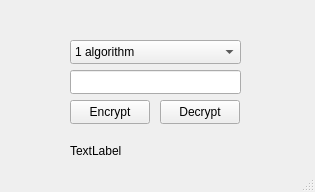
<?xml version="1.0" encoding="UTF-8"?>
<ui version="4.0">
 <class>QtEncryptingClass</class>
 <widget class="QMainWindow" name="QtEncryptingClass">
  <property name="geometry">
   <rect>
    <x>0</x>
    <y>0</y>
    <width>315</width>
    <height>192</height>
   </rect>
  </property>
  <property name="windowTitle">
   <string>QtEncrypting</string>
  </property>
  <widget class="QWidget" name="centralWidget">
   <property name="sizePolicy">
    <sizepolicy hsizetype="Fixed" vsizetype="Fixed">
     <horstretch>0</horstretch>
     <verstretch>0</verstretch>
    </sizepolicy>
   </property>
   <widget class="QPushButton" name="encryptButton">
    <property name="geometry">
     <rect>
      <x>70</x>
      <y>100</y>
      <width>80</width>
      <height>24</height>
     </rect>
    </property>
    <property name="text">
     <string>Encrypt</string>
    </property>
   </widget>
   <widget class="QPushButton" name="decryptButton">
    <property name="geometry">
     <rect>
      <x>160</x>
      <y>100</y>
      <width>80</width>
      <height>24</height>
     </rect>
    </property>
    <property name="text">
     <string>Decrypt</string>
    </property>
   </widget>
   <widget class="QLineEdit" name="lineEdit">
    <property name="geometry">
     <rect>
      <x>70</x>
      <y>70</y>
      <width>171</width>
      <height>24</height>
     </rect>
    </property>
   </widget>
   <widget class="QComboBox" name="comboBox">
    <property name="geometry">
     <rect>
      <x>70</x>
      <y>40</y>
      <width>171</width>
      <height>24</height>
     </rect>
    </property>
    <property name="editable">
     <bool>false</bool>
    </property>
    <property name="currentText">
     <string>1 algorithm</string>
    </property>
    <property name="modelColumn">
     <number>0</number>
    </property>
    <item>
     <property name="text">
      <string>1 algorithm</string>
     </property>
    </item>
    <item>
     <property name="text">
      <string>2 algorithm</string>
     </property>
    </item>
   </widget>
   <widget class="QLabel" name="label">
    <property name="geometry">
     <rect>
      <x>70</x>
      <y>130</y>
      <width>161</width>
      <height>41</height>
     </rect>
    </property>
    <property name="text">
     <string>TextLabel</string>
    </property>
   </widget>
  </widget>
  <widget class="QStatusBar" name="statusBar"/>
 </widget>
 <layoutdefault spacing="6" margin="11"/>
 <resources>
  <include location="QtEncrypting.qrc"/>
 </resources>
 <connections>
  <connection>
   <sender>encryptButton</sender>
   <signal>clicked()</signal>
   <receiver>QtEncryptingClass</receiver>
   <slot>slot1()</slot>
   <hints>
    <hint type="sourcelabel">
     <x>132</x>
     <y>201</y>
    </hint>
    <hint type="destinationlabel">
     <x>130</x>
     <y>316</y>
    </hint>
   </hints>
  </connection>
  <connection>
   <sender>decryptButton</sender>
   <signal>clicked()</signal>
   <receiver>QtEncryptingClass</receiver>
   <slot>slot2()</slot>
   <hints>
    <hint type="sourcelabel">
     <x>225</x>
     <y>192</y>
    </hint>
    <hint type="destinationlabel">
     <x>226</x>
     <y>323</y>
    </hint>
   </hints>
  </connection>
 </connections>
 <slots>
  <slot>slot1()</slot>
  <slot>slot2()</slot>
 </slots>
</ui>
